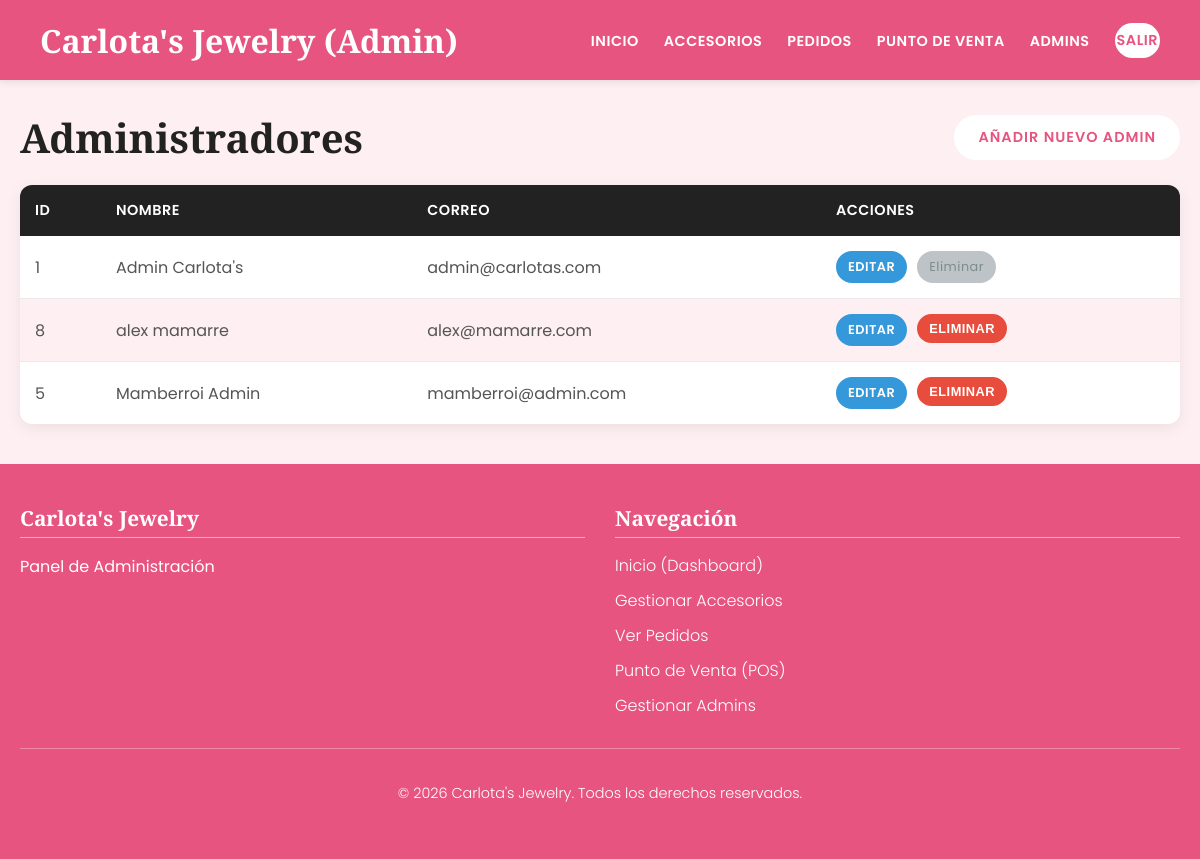
Page /admin/gestionar_admins.php (signed in) on the committed database.
### tables this page shows
CREATE TABLE `usuarios` (
  `id_usuario` int(11) NOT NULL,
  `nombre` varchar(100) NOT NULL,
  `apellido` varchar(100) NOT NULL,
  `correo` varchar(100) NOT NULL,
  `contrasena` varchar(255) NOT NULL,
  `tipo_usuario` enum('cliente','admin') NOT NULL DEFAULT 'cliente',
  `fecha_registro` timestamp NOT NULL DEFAULT current_timestamp()
);

### admin/gestionar_admins.php (the view, shortened to what this page needs)
<?php
require '../includes/db_conexion.php';
require '../includes/header_admin.php';
try {
    $stmt = $pdo->query("SELECT id_usuario, nombre, apellido, correo FROM usuarios WHERE tipo_usuario = 'admin' ORDER BY nombre");
    $admins = $stmt->fetchAll();
} catch (PDOException $e) {
    $error = "Error al cargar administradores: " . $e->getMessage();
    $admins = [];
}
?>
<div class="admin-header">
    <h1 class="admin-titulo">Administradores</h1>
    <a href="manejar_admin.php" class="btn btn-principal">Añadir Nuevo Admin</a>
</div>
<div class="tabla-responsiva-contenedor">
    <table class="tabla-responsiva">
        <thead>
            <tr>
                <th>ID</th>
                <th>Nombre</th>
                <th>Correo</th>
                <th>Acciones</th>
            </tr>
        </thead>
        <tbody>
            <?php if (empty($admins)): ?>
                <tr><td colspan="4" style="text-align:center;">No hay administradores.</td></tr>
            <?php else: ?>
                <?php foreach ($admins as $admin): ?>
                    <tr>
                        <td data-label="ID:"><?php echo $admin['id_usuario']; ?></td>
                        <td data-label="Nombre:"><?php echo htmlspecialchars($admin['nombre'] . ' ' . $admin['apellido']); ?></td>
                        <td data-label="Correo:"><?php echo htmlspecialchars($admin['correo']); ?></td>
                        <td data-label="Acciones:">
                            <div class="tabla-acciones">
                                <a href="manejar_admin.php?id=<?php echo $admin['id_usuario']; ?>" class="btn btn-accion-editar">
                                   Editar
                                </a>
                                <?php
                                if ($admin['id_usuario'] != $_SESSION['id_usuario']):
                                ?>
                                <form action="eliminar_admin.php" method="POST"
                                      onsubmit="return confirmarEliminarAdmin();"
                                      style="display: inline;">
                                    <button type="submit" class="btn btn-accion-eliminar">
                                        Eliminar
                                    </button>
                                </form>
                                <?php else: ?>
                                    <span class="btn-deshabilitado">Eliminar</span>
                                <?php endif; ?>
                            </div>
                        </td>
                    </tr>
                <?php endforeach; ?>
            <?php endif; ?>
        </tbody>
    </table>
</div>
<?php
require '../includes/footer_admin.php';
?>

### assets/css/style.css (style rules this page uses)
:root { --color-rosa-principal: #E75480; --color-rosa-acento: #C23B6A; --color-rosa-claro: #FDEFF2; --color-blanco: #FFFFFF; --color-texto-principal: #222222; --color-texto-secundario: #555555; --color-borde: #EAEAEA; --font-principal: 'Poppins', sans-serif; --font-titulos: 'Playfair Display', serif; --navbar-height: 80px; --navbar-height-mobile: 70px; }
html { max-width: 100%; overflow-x: hidden; box-sizing: border-box; }
*, *:before, *:after { box-sizing: inherit; }
body { font-family: var(--font-principal); font-weight: 400; margin: 0; padding-top: var(--navbar-height); background-color: var(--color-rosa-claro); color: var(--color-texto-secundario); -webkit-font-smoothing: antialiased; max-width: 100%; overflow-x: hidden; }
.btn { padding: 10px 22px; border-radius: 50px; text-decoration: none; display: inline-block; cursor: pointer; font-size: 0.9rem; font-weight: 600; text-transform: uppercase; letter-spacing: 1px; transition: all 0.3s ease; border: 2px solid transparent; }
.btn-principal { background-color: var(--color-blanco); color: var(--color-rosa-principal); border-color: var(--color-blanco); }
.admin-header { display: flex; justify-content: space-between; align-items: center; flex-wrap: wrap; gap: 20px; margin-bottom: 20px; }
.admin-titulo { font-family: var(--font-titulos); font-size: 2.5rem; color: var(--color-texto-principal); margin: 0; }
.tabla-responsiva-contenedor { width: 100%; overflow-x: auto; background: var(--color-blanco); border-radius: 12px; box-shadow: 0 4px 15px rgba(0, 0, 0, 0.07); }
.tabla-responsiva { width: 100%; border-collapse: collapse; }
.tabla-responsiva thead { background-color: var(--color-texto-principal); }
.tabla-responsiva th { color: var(--color-blanco); font-weight: 600; padding: 15px; text-align: left; font-size: 0.9rem; text-transform: uppercase; letter-spacing: 0.5px; }
.tabla-responsiva tbody tr { border-bottom: 1px solid var(--color-borde); transition: background-color 0.3s ease; }
.tabla-responsiva tbody tr:nth-child(even) { background-color: var(--color-rosa-claro); }
.tabla-responsiva tbody tr:last-child { border-bottom: none; }
.tabla-responsiva td { padding: 15px; vertical-align: middle; color: var(--color-texto-secundario); }
.tabla-acciones { display: flex; flex-wrap: wrap; gap: 10px; }
.btn-accion-editar, .btn-accion-eliminar { padding: 5px 10px; font-size: 0.8rem; letter-spacing: 0.5px; }
.btn-accion-editar { background-color: #3498db; color: white; border: 2px solid #3498db; }
.btn-accion-eliminar { background-color: #e74c3c; color: white; border: 2px solid #e74c3c; }
.btn-deshabilitado { display: inline-block; padding: 5px 10px; font-size: 0.8rem; letter-spacing: 0.5px; border-radius: 50px; background-color: #bdc3c7; color: #7f8c8d; border: 2px solid #bdc3c7; cursor: not-allowed; }

### rows in the picture
usuarios: id_usuario "1", nombre+apellido "Admin Carlota's", correo "admin@carlotas.com", shows "Eliminar"
usuarios: id_usuario "8", nombre+apellido "alex mamarre", correo "alex@mamarre.com"
usuarios: id_usuario "5", nombre+apellido "Mamberroi Admin", correo "mamberroi@admin.com"
